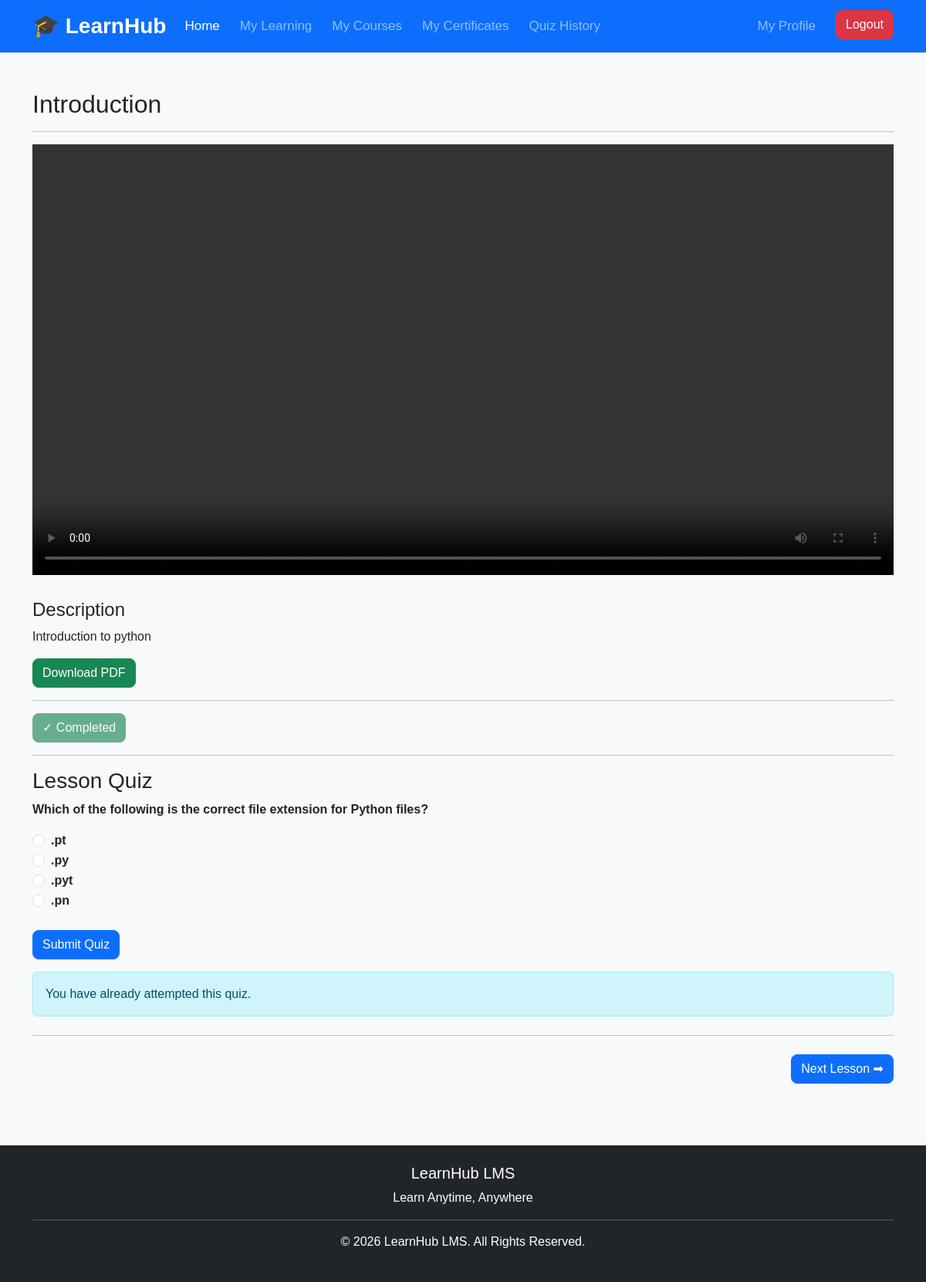
/lesson/1/ (signed in), run on the app's committed database.
### courses/models.py (models this page shows, shortened)
class Lesson(models.Model):
    course = models.ForeignKey(
        Course,
        on_delete=models.CASCADE,
        related_name="lessons"
    )
    title = models.CharField(
        max_length=200
    )
    description = models.TextField(
        blank=True
    )
    lesson_video = models.FileField(
    upload_to="lesson_videos/",
    max_length=255,
    blank=True,
    null=True
    )
    lesson_pdf = models.FileField(
    upload_to="lesson_pdfs/",
    blank=True,
    null=True
    )
    duration = models.CharField(
    max_length=50,
    blank=True
    )
    lesson_order = models.PositiveIntegerField()
    created_at = models.DateTimeField(
        auto_now_add=True
    )
    class Meta:
        ordering = ["lesson_order"]

class Quiz(models.Model):
    lesson = models.ForeignKey(
        Lesson,
        on_delete=models.CASCADE
    )
    question = models.TextField()
    option1 = models.CharField(
        max_length=255
    )
    option2 = models.CharField(
        max_length=255
    )
    option3 = models.CharField(
        max_length=255
    )
    option4 = models.CharField(
        max_length=255
    )
    correct_answer = models.CharField(
        max_length=255
    )

### courses/views.py (the view)
@login_required
def lesson_detail(request, lesson_id):
    lesson = get_object_or_404(
        Lesson,
        id=lesson_id
    )
    previous_lesson = Lesson.objects.filter(
        course=lesson.course,
        lesson_order__lt=lesson.lesson_order
    ).order_by("-lesson_order").first()
    next_lesson = Lesson.objects.filter(
        course=lesson.course,
        lesson_order__gt=lesson.lesson_order
    ).order_by("lesson_order").first()
    progress = LessonProgress.objects.filter(
    student=request.user,
    lesson=lesson,
    completed=True).first()
    quiz = Quiz.objects.filter(
        lesson=lesson
    ).first()
    quiz_result = QuizResult.objects.filter(
    student=request.user,
    quiz=quiz
    ).first()
    return render(
        request,
        "courses/lesson_detail.html",
        {
            "lesson": lesson,
            "previous_lesson": previous_lesson,
            "next_lesson": next_lesson,
            "progress": progress,
            "quiz": quiz,
            "quiz_result": quiz_result,
        }
    )

### templates/courses/lesson_detail.html (shortened to what this page needs)
{% extends 'base.html' %}
{% block content %}
<div class="container mt-5">
    <h2>{{ lesson.title }}</h2>
    <hr>
    {% if lesson.lesson_video %}
    <video
        width="100%"
        controls>
        <source
            src="{{ lesson.lesson_video.url }}"
            type="video/mp4">
    </video>
    {% endif %}
    <div class="mt-4">
        <h4>Description</h4>
        <p>{{ lesson.description }}</p>
    </div>
    {% if lesson.lesson_pdf %}
    <a
        href="{{ lesson.lesson_pdf.url }}"
        class="btn btn-success"
        target="_blank">
        Download PDF
    </a>
    {% endif %}
    <hr>
    {% if request.user.profile.role == "student" %}
        {% if progress %}
            <button
                class="btn btn-success"
                disabled>
                ✓ Completed
            </button>
        {% else %}
            <a
                href="{% url 'mark_complete' lesson.id %}"
                class="btn btn-primary">
                ✓ Mark as Completed
            </a>
        {% endif %}
    {% endif %}
     {% if quiz  %}
<hr>
<h3>Lesson Quiz</h3>
<form method="POST" action="{% url 'submit_quiz' quiz.id %}">
    <p><strong>{{ quiz.question }}</strong></p>
    <div class="form-check">
        <input type="radio" name="answer" value="{{ quiz.option1 }}" class="form-check-input" required>
        <label class="form-check-label">{{ quiz.option1 }}</label>
    </div>
    <div class="form-check">
        <input type="radio" name="answer" value="{{ quiz.option2 }}" class="form-check-input">
        <label class="form-check-label">{{ quiz.option2 }}</label>
    </div>
    <div class="form-check">
        <input type="radio" name="answer" value="{{ quiz.option3 }}" class="form-check-input">
        <label class="form-check-label">{{ quiz.option3 }}</label>
    </div>
    <div class="form-check">
        <input type="radio" name="answer" value="{{ quiz.option4 }}" class="form-check-input">
        <label class="form-check-label">{{ quiz.option4 }}</label>
    </div>
    <br>
    <button
        type="submit"
        class="btn btn-primary">
        Submit Quiz
    </button>
</form>
    {% endif %}
    {% if request.user.profile.role == "student" and quiz_result %}
    <div class="alert alert-info mt-3">
    You have already attempted this quiz.
    </div>
{% endif %}
    <hr class="my-4">
    <div class="d-flex justify-content-between">
        <div>
            {% if next_lesson %}
            <a
                href="{% url 'lesson_detail' next_lesson.id %}"
                class="btn btn-primary">
                Next Lesson ➡
            </a>
            {% endif %}
        </div>
    </div>
</div>
{% endblock %}

### static/css/style.css (style rules this page uses)
body { font-family: Arial, sans-serif; background-color: #f8f9fa; }
html, body { height:100%; }
body { background:#f8f9fa; }
label { font-weight:600; }
.btn { border-radius:8px; }

### data on the page
Lesson: title "Introduction", description "Introduction to python"
Quiz: question "Which of the following is the correct file extension for Python files?", option1 ".pt", option2 ".py", option3 ".pyt", option4 ".pn"
